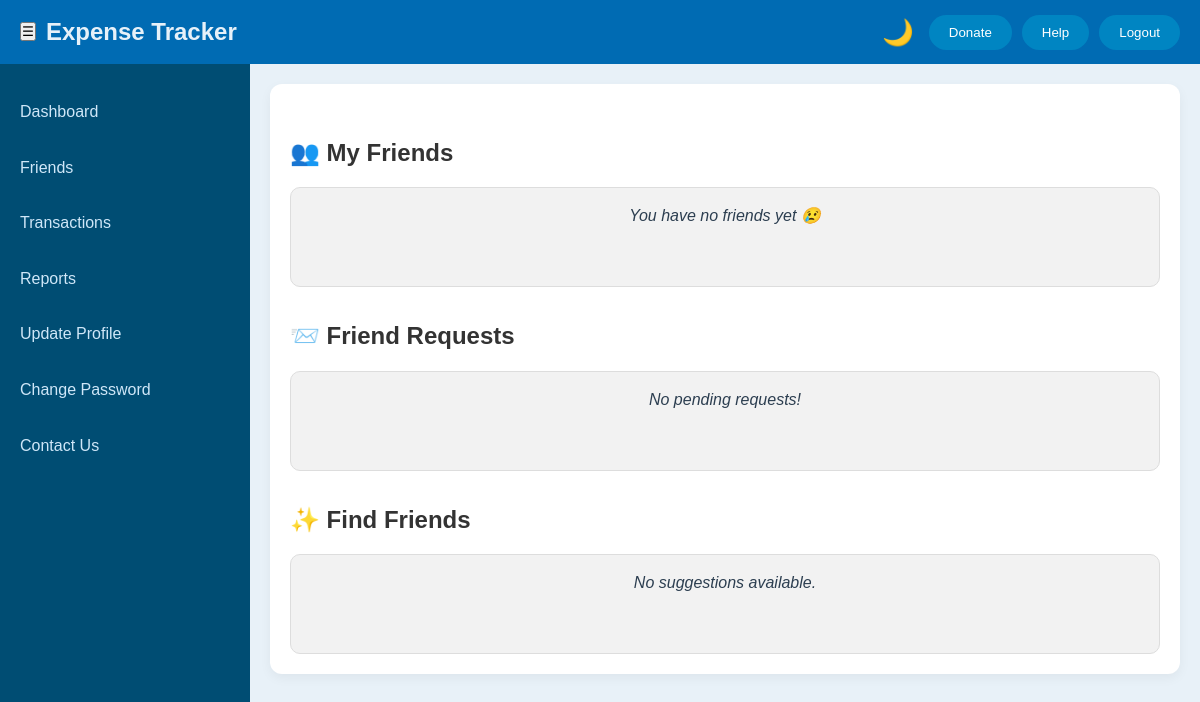
Page /friends/ (signed in) on the earlier database version.
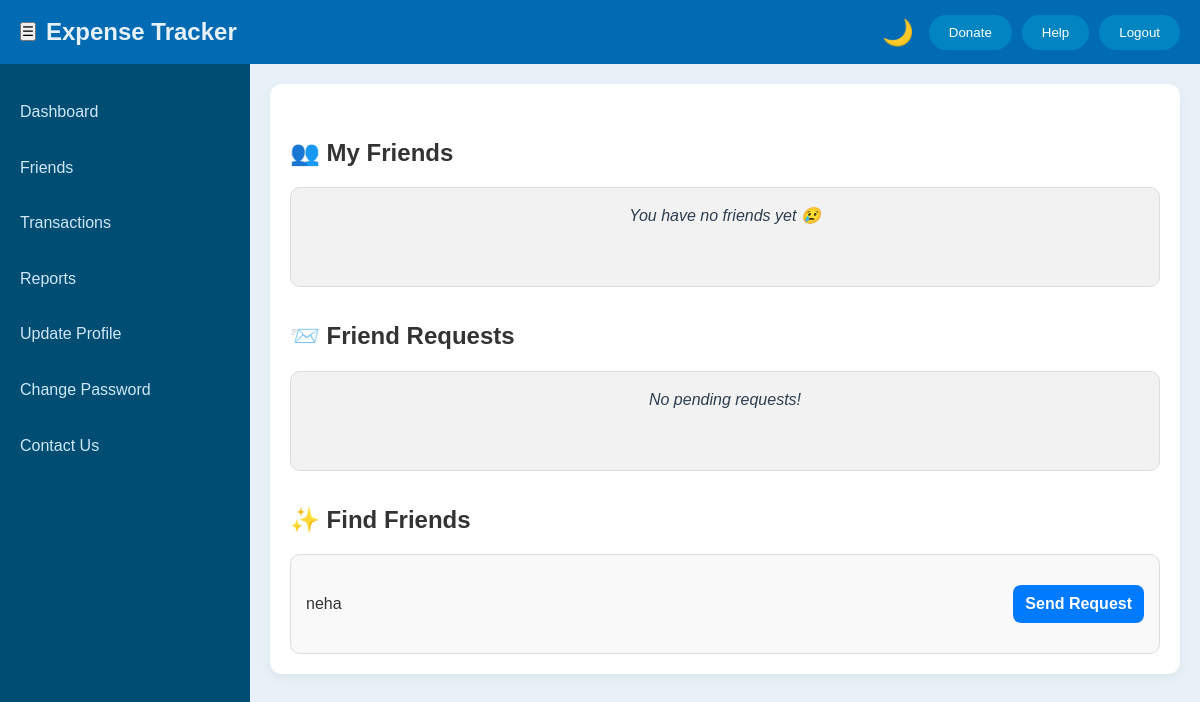
Same page on the later database version.
### mainapp/models.py (models this page shows)
class User(AbstractBaseUser, PermissionsMixin):
    name = models.CharField(max_length=255)
    email = models.EmailField(unique=True)
    username = models.CharField(max_length=100, unique=True)
    number = models.CharField(max_length=15)
    created_at = models.DateTimeField(auto_now_add=True)
    updated_at = models.DateTimeField(auto_now=True)
    is_admin = models.BooleanField(default=False)
    is_active = models.BooleanField(default=True)
    is_staff = models.BooleanField(default=False)
    objects = UserManager()
    USERNAME_FIELD = 'email'
    REQUIRED_FIELDS = ['username', 'name', 'number']

### friendship/views.py (the view)
# urls.py: path('', views.friends_page, name='friends_page'),
@login_required
def friends_page(request):
    user = request.user
    my_friends_qs = Friendship.objects.filter(user1=user) | Friendship.objects.filter(user2=user)
    my_friends = [f.user2 if f.user1 == user else f.user1 for f in my_friends_qs]
    friend_requests = FriendRequest.objects.filter(to_user=user, is_active=True, is_rejected=False)
    friend_ids = [f.id for f in my_friends]
    sent_request_ids = FriendRequest.objects.filter(from_user=user, is_active=True).values_list('to_user_id', flat=True)
    received_request_ids = FriendRequest.objects.filter(to_user=user, is_active=True).values_list('from_user_id', flat=True)
    exclude_ids = set(friend_ids) | set(sent_request_ids) | set(received_request_ids) | {user.id}
    suggestions = User.objects.exclude(id__in=exclude_ids)
    return render(request, 'friends/friends.html', {
        'my_friends': my_friends,
        'friend_requests': friend_requests,
        'suggestions': suggestions,
    })

### templates/FRIENDS/friends.html (shortened to what this page needs)
{% load static %}
<!DOCTYPE html>
<html lang="en">
<head>
    <link rel="stylesheet" href="{% static 'css/DASHBOARD/dashboard.css' %}">
    <link rel="stylesheet" href="{% static 'css/FRIENDS/friends.css' %}">
    <link rel="stylesheet" href="{% static 'css/DASHBOARD/theme.css' %}">
</head>
<body class="friends-page">
    <div class="container">
        <nav class="navbar">
            <div class="navbar-left">
                <button class="sidebar-button" id="toggleSidebar">☰</button>
                <span class="site-title">Expense Tracker</span>
            </div>
            <div class="navbar-right">
                <span id="themeToggle" onclick="toggleTheme()">🌙</span>
                <button class="donate-btn" id="donateButton">Donate</button>
                <button class="help-btn" id="helpButton">Help</button>
                <button class="logout-btn" id="logoutButton">Logout</button>
            </div>
        </nav>
        <div class="content-area">
            <aside class="sidebar" id="sidebar">
                <ul class="sidebar-menu">
                    <li><a href="{% url 'dashboard' %}">Dashboard</a></li>
                    <li><a href="{% url 'friends_page' %}">Friends</a>
                    <li><a href="#">Transactions</a></li>
                    <li><a href="#">Reports</a></li>
                    <li><a href="{% url 'update_profile_page' %}">Update Profile</a></li>
                    <li><a href="{% url 'setting' %}">Change Password</a></li>
                    <li><a href="{% url 'contact' %}">Contact Us</a></li>
                </ul>
            </aside>
            <main class="main-content">
                <div class="friends-container">
                    <h2>👥 My Friends</h2>
                    <div class="friend-grid">
                        {% for f in my_friends %}
                        <div class="friend-box">
                            <p>{{ f.username }}</p>
                        </div>
                        {% empty %}
                        <div class="friend-box empty">You have no friends yet 😢</div>
                        {% endfor %}
                    </div>
                    <h2>📨 Friend Requests</h2>
                    <div class="friend-grid">
                        {% for fr in friend_requests %}
                        <div class="friend-box row">
                            <p class="friend-name">{{ fr.from_user.username }}</p>
                            <div class="btn-group">
                                <a href="{% url 'confirm_friend_request' fr.id %}" class="btn accept">Accept</a>
                                <a href="{% url 'reject_friend_request' fr.id %}" class="btn decline">Decline</a>
                            </div>
                        </div>
                        {% empty %}
                        <div class="friend-box empty">No pending requests!</div>
                        {% endfor %}
                    </div>
                    <h2>✨ Find Friends</h2>
                    <div class="friend-grid">
                        {% for s in suggestions %}
                        <div class="friend-box row">
                            <p class="friend-name">{{ s.username }}</p>
                            <a href="{% url 'send_friend_request' s.id %}" class="btn send">Send Request</a>
                        </div>
                        {% empty %}
                        <div class="friend-box empty">No suggestions available.</div>
                        {% endfor %}
                    </div>
                </div>
            </main>
</body>
</html>

Differences in the rows shown:
added User: username "neha"
Other differences:
text no longer shown: "No suggestions available."
